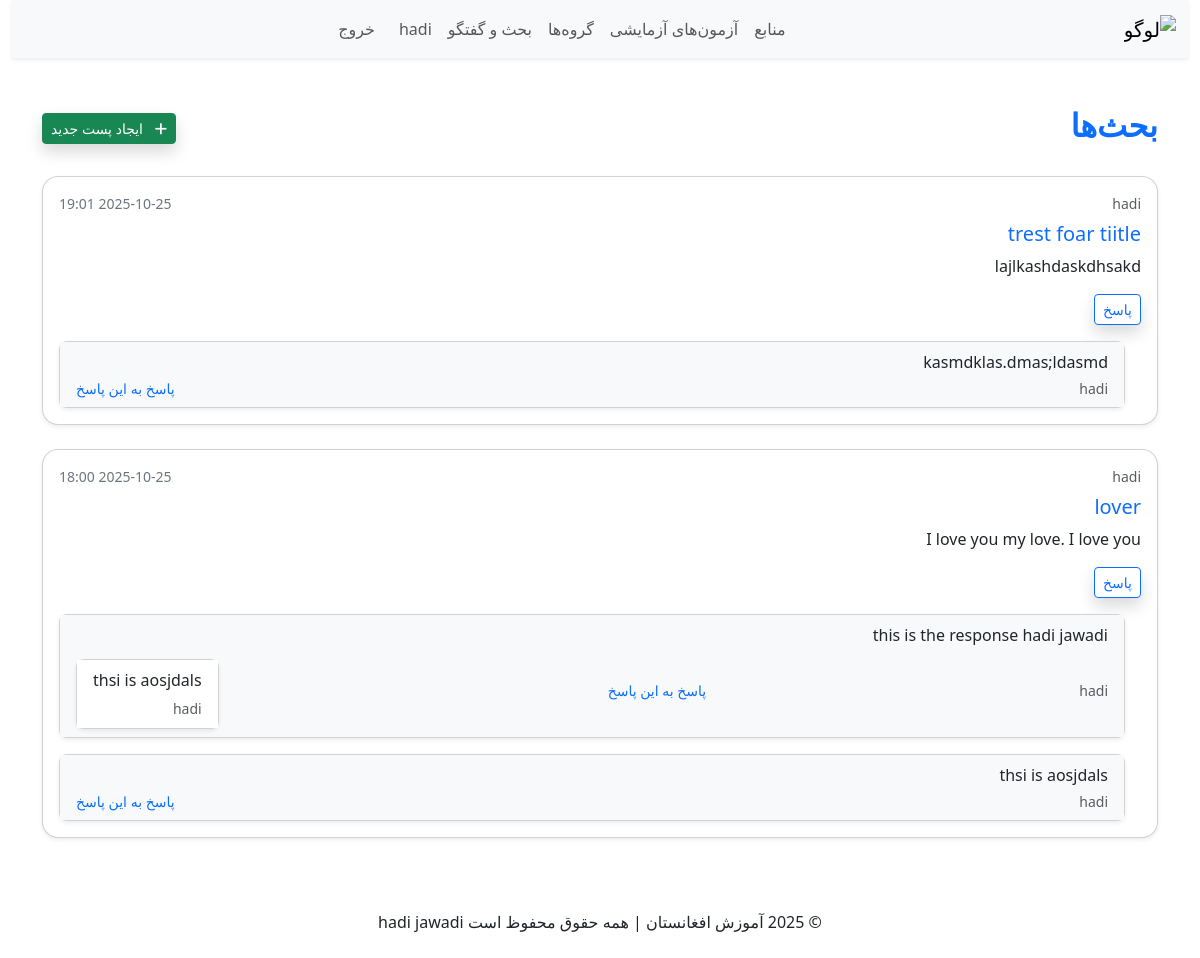
The page /discussion/ (signed in) on the database its author committed.
### discussion_app/models.py (models this page shows, shortened)
class DiscussionPost(models.Model):
    user = models.ForeignKey(User, on_delete=models.CASCADE, verbose_name="کاربر")
    title = models.CharField(max_length=255, verbose_name="عنوان")
    content = models.TextField(verbose_name="متن پیام")
    created_at = models.DateTimeField(auto_now_add=True, verbose_name="تاریخ ایجاد")
    updated_at = models.DateTimeField(auto_now=True, verbose_name="آخرین ویرایش")

class DiscussionReply(models.Model):
    post = models.ForeignKey(DiscussionPost, on_delete=models.CASCADE, related_name="replies", verbose_name="پست اصلی")
    user = models.ForeignKey(User, on_delete=models.CASCADE, verbose_name="کاربر")
    content = models.TextField(verbose_name="متن پاسخ")
    parent = models.ForeignKey("self", null=True, blank=True, on_delete=models.CASCADE, related_name="child_replies", verbose_name="پاسخ به")
    created_at = models.DateTimeField(auto_now_add=True, verbose_name="تاریخ ایجاد")
    updated_at = models.DateTimeField(auto_now=True, verbose_name="آخرین ویرایش")

### discussion_app/views.py (the view)
# urls.py: path("", views.discussion_list, name="list"),
def discussion_list(request):
    posts = DiscussionPost.objects.all().order_by('-created_at')
    return render(request, "discussion_app/pages/discussion_list.html", {"posts": posts})

### discussion_app/templates/discussion_app/pages/discussion_list.html (shortened to what this page needs)
{% include 'includes/header.html' %}
{% block content %}
<div class="container my-5">
    <div class="d-flex justify-content-between align-items-center mb-4">
        <h2 class="text-primary fw-bold">بحث‌ها</h2>
        <a href="{% url 'discussion_app:new_post' %}" class="btn btn-success shadow btn-sm">
            <i class="fa-solid fa-plus me-2"></i> ایجاد پست جدید
        </a>
    </div>
    {% for post in posts %}
    <div class="card mb-4 shadow-sm rounded-4">
        <div class="card-body">
            <div class="d-flex justify-content-between align-items-center mb-2">
                <small class="text-muted">{{ post.user.username }}</small>
                <small class="text-secondary">{{ post.created_at|date:"Y-m-d H:i" }}</small>
            </div>
            <h5 class="card-title text-primary">{{ post.title }}</h5>
            <p class="card-text">{{ post.content }}</p>
            <a href="{% url 'discussion_app:reply' post.id %}" class="btn btn-outline-primary btn-sm shadow">
                پاسخ
            </a>
            {% for reply in post.replies.all %}
            <div class="card mt-3 ms-3 shadow-sm rounded-3 reply-card">
                <div class="card-body py-2 px-3 bg-light">
                    <p class="mb-1">{{ reply.content }}</p>
                    <div class="d-flex justify-content-between align-items-center">
                        <small class="text-muted">{{ reply.user.username }}</small>
                        <a href="{% url 'discussion_app:reply_to_reply' post.id reply.id %}" class="text-decoration-none small">
                            پاسخ به این پاسخ
                        </a>
                        {% for child in reply.child_replies.all %}
                        <div class="card mt-2 ms-3 shadow-sm rounded-3 reply-card">
                            <div class="card-body py-2 px-3 bg-white">
                                <p class="mb-1">{{ child.content }}</p>
                                <small class="text-muted">{{ child.user.username }}</small>
                            </div>
                        </div>
                        {% endfor %}
                    </div>
                </div>
            </div>
            {% endfor %}
        </div>
    </div>
    {% empty %}
    <p class="text-muted">هنوز هیچ پستی ایجاد نشده است.</p>
    {% endfor %}
</div>
{% endblock %}
{% include 'includes/footer.html'%}

### templates/includes/header.html (shortened to what this page needs)
{% extends 'includes/base.html'%}
  {%block content%}
    <nav class="navbar navbar-expand-sm navbar-light bg-light shadow-sm">
        <div class="container-fluid">
            <a class="navbar-brand flex items-center" href="#">
                <img src="" alt="لوگو" width="40" height="40" class="me-2 img-fluid">
            </a>
            <div class="collapse navbar-collapse" id="navbarNav">
                <ul class="navbar-nav mx-auto text-center">
                    <li class="nav-item"><a class="nav-link" href="/resources/">منابع</a></li>
                    <li class="nav-item"><a class="nav-link" href="/mock-tests/">آزمون‌های آزمایشی</a></li>
                    <li class="nav-item"><a class="nav-link" href="{% url 'groups_app:create_group' %}">گروه‌ها</a></li>
                    <li class="nav-item"><a class="nav-link" href="{% url 'discussion_app:list' %}">بحث و گفتگو</a></li>
                    {% if user.is_authenticated %}
                    <li class="nav-item"><a class="nav-link" href="/discussion/">{{ request.user.username }}</a></li>
                    <li class="nav-item"><a class="nav-link btn btn-primary ms-lg-2 mt-2 mt-lg-0" href="/account/login/">خروج</a></li>
                    {% else %}
                    <li class="nav-item"><a class="nav-link btn btn-primary ms-lg-2 mt-2 mt-lg-0" href="/account/login/">ورود</a></li>
                    <li class="nav-item"><a class="nav-link btn btn-outline-primary ms-lg-2 mt-2 mt-lg-0" href="/account/register/">ثبت نام</a></li>
                    {% endif %}
                </ul>
            </div>
        </div>
    </nav>
  {%endblock content%}

### discussion_app/templates/discussion_app/pages/discussion_list.html (style rules this page uses)
.card { box-shadow: 0 3px 10px rgba(0,0,0,0.1); transition: all 0.2s ease-in-out; }

### rows shown on the page
DiscussionPost: user.username "hadi", created_at "2025-10-25 19:01", title "trest foar tiitle", content "lajlkashdaskdhsakd"
DiscussionReply: content "kasmdklas.dmas;ldasmd", user.username "hadi"
DiscussionPost: user.username "hadi", created_at "2025-10-25 18:00", title "lover", content "I love you my love. I love you"
DiscussionReply: content "this is the response hadi jawadi", user.username "hadi"
DiscussionReply: content "thsi is aosjdals", user.username "hadi"

### other values the page prints
{{ request.user.username }} "hadi"
